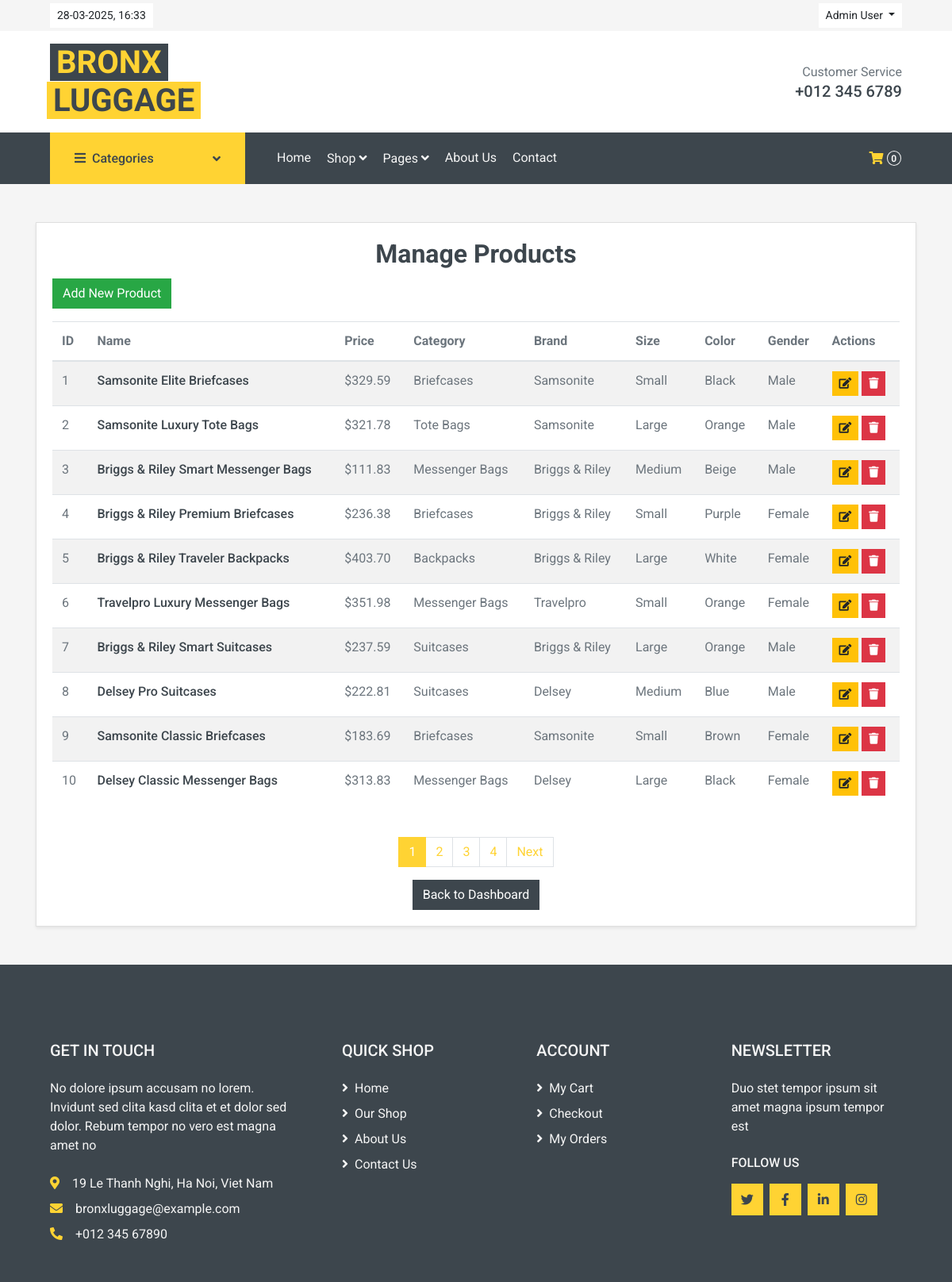
Screenshot of /admin/manage_products.php (signed in) with the database file from the repository.
### tables this page shows
CREATE TABLE products (
    id INT AUTO_INCREMENT PRIMARY KEY,
    name VARCHAR(255) NOT NULL,
    description TEXT,
    category_id INT NOT NULL,
    brand_id INT NOT NULL,
    size_id INT NOT NULL,
    color_id INT NOT NULL,
    price DECIMAL(10,2) NOT NULL,
    gender ENUM('male', 'female') NOT NULL,
 
    created_at TIMESTAMP DEFAULT CURRENT_TIMESTAMP,
    FOREIGN KEY (category_id) REFERENCES categories(id) ON DELETE CASCADE,
    FOREIGN KEY (brand_id) REFERENCES brands(id) ON DELETE CASCADE,
    FOREIGN KEY (size_id) REFERENCES sizes(id) ON DELETE CASCADE,
    FOREIGN KEY (color_id) REFERENCES colors(id) ON DELETE CASCADE
);

CREATE TABLE categories (
    id INT AUTO_INCREMENT PRIMARY KEY,
    name VARCHAR(100) NOT NULL UNIQUE
);

CREATE TABLE brands (
    id INT AUTO_INCREMENT PRIMARY KEY,
    name VARCHAR(100) NOT NULL UNIQUE
);

CREATE TABLE sizes (
    id INT AUTO_INCREMENT PRIMARY KEY,
    name VARCHAR(50) NOT NULL UNIQUE
);

CREATE TABLE colors (
    id INT AUTO_INCREMENT PRIMARY KEY,
    name VARCHAR(50) NOT NULL UNIQUE
);

### admin/manage_products.php (the view, shortened to what this page needs)
<?php
require_once '../functions.php';
$limit = 10;
$page = isset($_GET['page']) ? (int) $_GET['page'] : 1;
$offset = ($page - 1) * $limit;
$total_query = $conn->query("SELECT COUNT(*) AS total FROM products");
$total_row = $total_query->fetch_assoc();
$total_products = $total_row['total'];
$total_pages = ceil($total_products / $limit);
$stmt = $conn->prepare("SELECT p.id, p.name, p.price, p.gender, c.name AS category,
                        b.name AS brand, s.name AS size, col.name AS color
                        FROM products p
                        JOIN categories c ON p.category_id = c.id
                        JOIN brands b ON p.brand_id = b.id
                        JOIN sizes s ON p.size_id = s.id
                        JOIN colors col ON p.color_id = col.id
                        order by p.updated_at DESC
                        LIMIT ? OFFSET ?");
$stmt->bind_param("ii", $limit, $offset);
$stmt->execute();
$product = $stmt->get_result();
?>
<!DOCTYPE html>
<html lang="en">
<head>
    <?php include '../includes/head.php'; ?>
</head>
<body>
    <?php include '../includes/topbar.php'; ?>
    <?php include '../includes/navbar.php'; ?>
    <div class="container mt-5">
        <div class="card shadow-sm">
            <div class="card-body">
                <h2 class="card-title text-center">Manage Products</h2>
                <a href="../admin/add_product.php" class="btn btn-success mb-3">Add New Product</a>
                <div class="table-responsive">
                    <table class="table table-striped">
                        <thead>
                            <tr>
                                <th>ID</th>
                                <th>Name</th>
                                <th>Price</th>
                                <th>Category</th>
                                <th>Brand</th>
                                <th>Size</th>
                                <th>Color</th>
                                <th>Gender</th>
                                <th>Actions</th>
                            </tr>
                        </thead>
                        <tbody>
                            <?php
                            $index = ($page - 1) * $limit + 1;
                            while ($row = $product->fetch_assoc()): ?>
                                <tr>
                                    <td><?= $index++ ?></td>
                                    <td><a class="h6 text-decoration-none text-truncate"
                                            href="../pages/product.php?id=<?= $row['id'] ?>"><?= htmlspecialchars($row['name']) ?></a>
                                    </td>
                                    <td>$<?= htmlspecialchars($row['price']) ?></td>
                                    <td><?= htmlspecialchars($row['category']) ?></td>
                                    <td><?= htmlspecialchars($row['brand']) ?></td>
                                    <td><?= htmlspecialchars($row['size']) ?></td>
                                    <td><?= htmlspecialchars($row['color']) ?></td>
                                    <td><?= ucfirst(htmlspecialchars($row['gender'])) ?></td>
                                    <td>
                                        <a href="../admin/edit_product.php?id=<?= $row['id'] ?>"
                                            class="btn btn-sm btn-warning">
                                            <i class="fas fa-edit"></i>
                                        </a>
                                        <a href="delete_product.php?id=<?= $row['id'] ?>" class="btn btn-sm btn-danger"
                                            onclick="return confirm('Are you sure to delete this Product ?')">
                                            <i class="fas fa-trash"></i>
                                        </a>
                                    </td>
                                </tr>
                            <?php endwhile; ?>
                        </tbody>
                    </table>
                </div>
                <nav class="mt-4">
                    <ul class="pagination justify-content-center">
                        <?php for ($i = 1; $i <= $total_pages; $i++): ?>
                            <li class="page-item <?= ($i == $page) ? 'active' : '' ?>">
                                <a class="page-link" href="?page=<?= $i ?>"><?= $i ?></a>
                            </li>
                        <?php endfor; ?>
                        <?php if ($page < $total_pages): ?>
                            <li class="page-item"><a class="page-link" href="?page=<?= $page + 1 ?>">Next</a></li>
                        <?php endif; ?>
                    </ul>
                </nav>
                <div class="text-center">
                    <a href="../admin/admin.php" class="btn btn-dark">Back to Dashboard</a>
                </div>
            </div>
        </div>
    </div>
    <?php include '../includes/footer.php'; ?>
</body>
</html>

### rows the page displays
products: name "Samsonite Elite Briefcases", price "329.59", category.name "Briefcases", brand.name "Samsonite", size.name "Small", color.name "Black", gender "Male"
products: name "Samsonite Luxury Tote Bags", price "321.78", category.name "Tote Bags", brand.name "Samsonite", size.name "Large", color.name "Orange", gender "Male"
products: name "Briggs & Riley Smart Messenger Bags", price "111.83", category.name "Messenger Bags", brand.name "Briggs & Riley", size.name "Medium", color.name "Beige", gender "Male"
products: name "Briggs & Riley Premium Briefcases", price "236.38", category.name "Briefcases", brand.name "Briggs & Riley", size.name "Small", color.name "Purple", gender "Female"
products: name "Briggs & Riley Traveler Backpacks", price "403.70", category.name "Backpacks", brand.name "Briggs & Riley", size.name "Large", color.name "White", gender "Female"
products: name "Travelpro Luxury Messenger Bags", price "351.98", category.name "Messenger Bags", brand.name "Travelpro", size.name "Small", color.name "Orange", gender "Female"
products: name "Briggs & Riley Smart Suitcases", price "237.59", category.name "Suitcases", brand.name "Briggs & Riley", size.name "Large", color.name "Orange", gender "Male"
products: name "Delsey Pro Suitcases", price "222.81", category.name "Suitcases", brand.name "Delsey", size.name "Medium", color.name "Blue", gender "Male"
products: name "Samsonite Classic Briefcases", price "183.69", category.name "Briefcases", brand.name "Samsonite", size.name "Small", color.name "Brown", gender "Female"
products: name "Delsey Classic Messenger Bags", price "313.83", category.name "Messenger Bags", brand.name "Delsey", size.name "Large", color.name "Black", gender "Female"

### other values shown
$_SESSION['name'] "Admin User"
$total_products "0"
